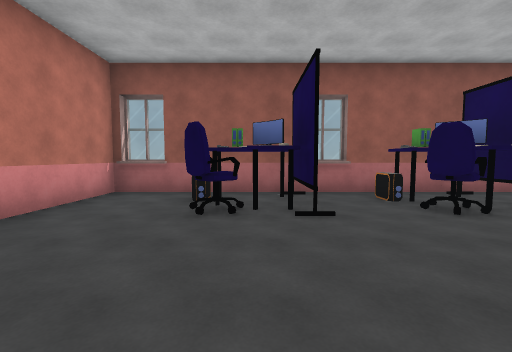
[1] (above)

17 first-person views from a walk through a Unity game level. The camera is 1.5 m above the floor, tilts 4° down and sees 90° across. The floor is counted in squares, 2 m on a side. Each view is taken from the middle of a square. On the plan, view 1 faces up. The plan holds only what a view shows up to about 9 squares ahead; the rest is blank. The place goes on beyond the plan. The player character is not drawn. Some animated figures are not drawn. Door leaves are left out, so doorways stand open.

[2]
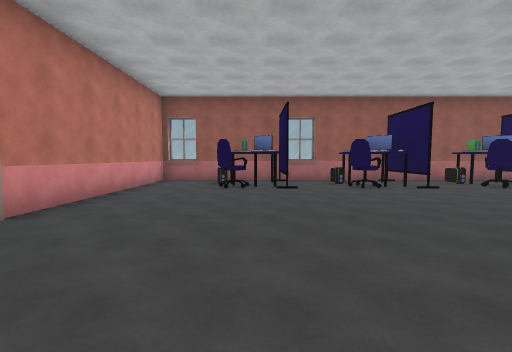

[3]
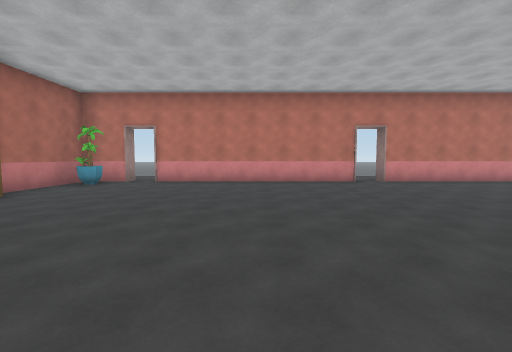

[4]
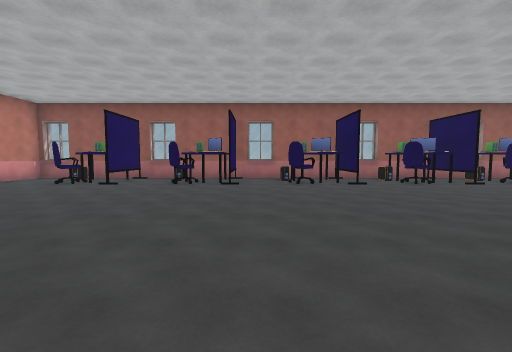

[5]
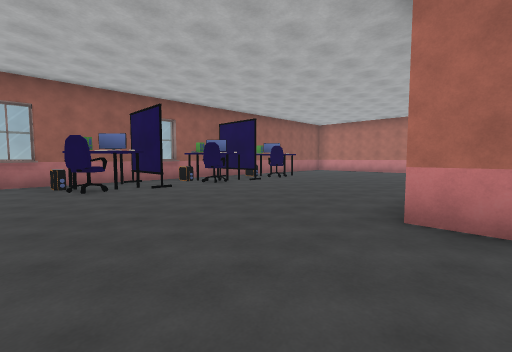

[6]
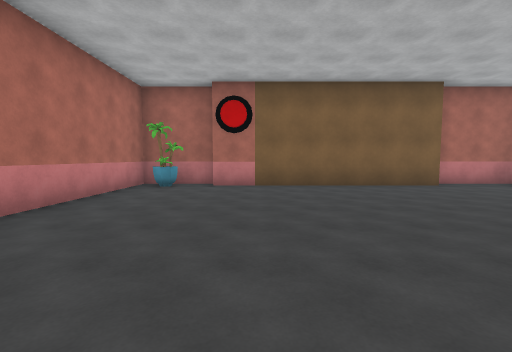

[7]
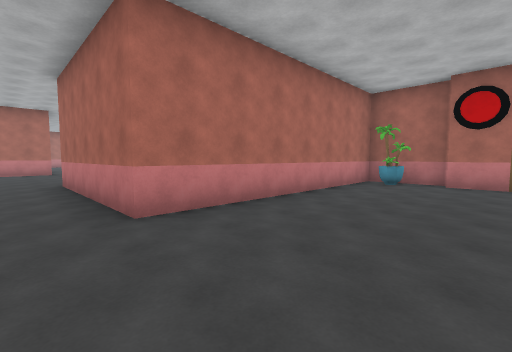

[8]
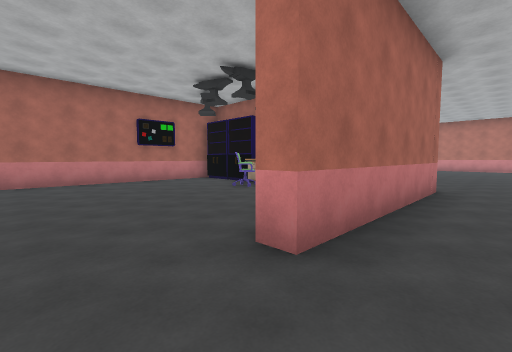

[9]
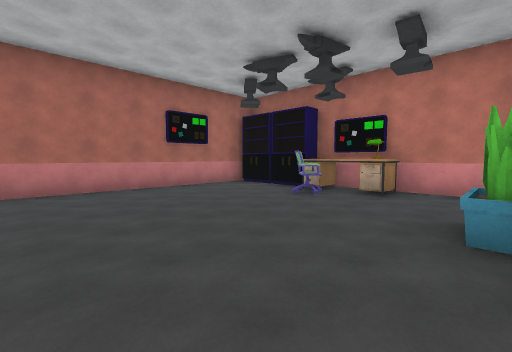

[10]
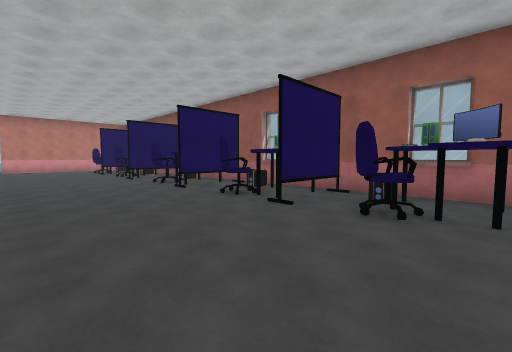

[11]
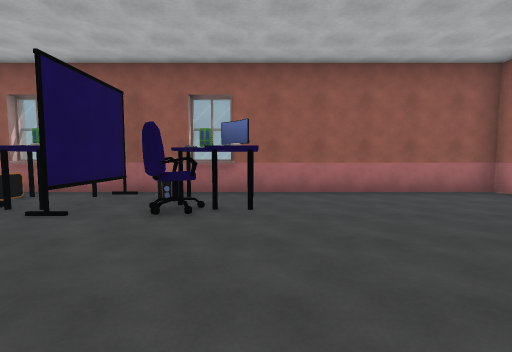

[12]
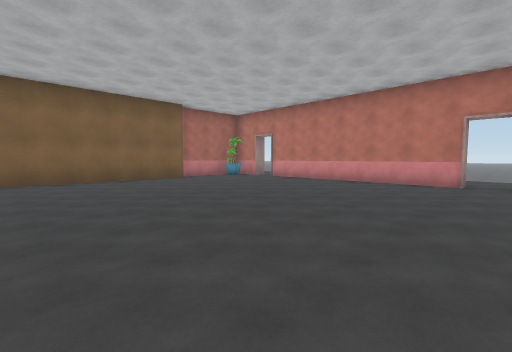

[13]
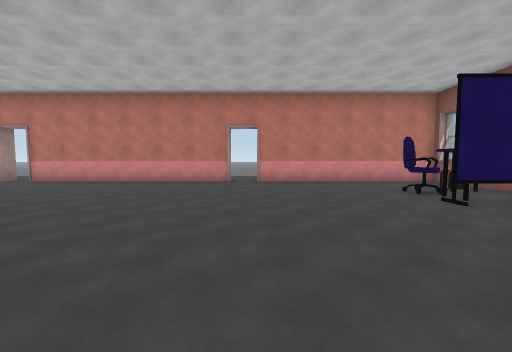

[14]
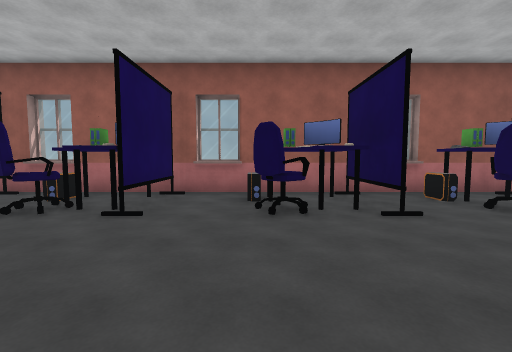

[15]
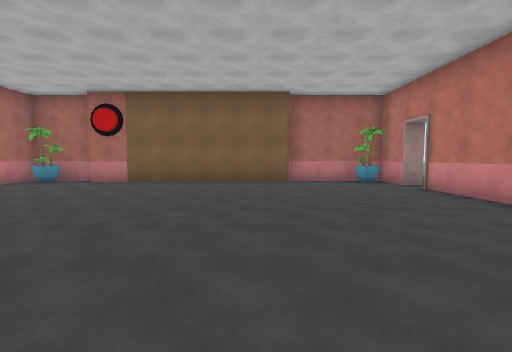

[16]
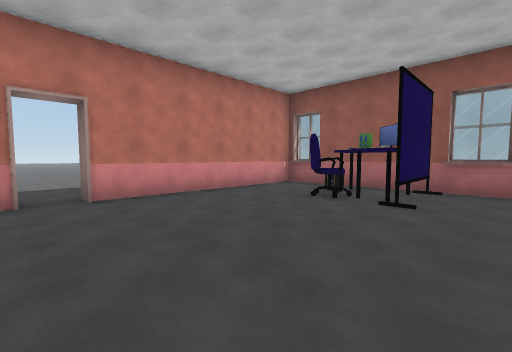

[17]
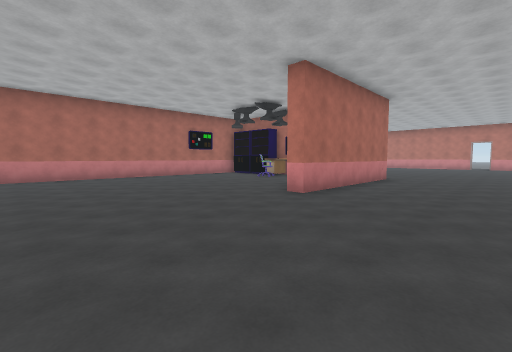

### Floor plan
Points are (right, up) in squares from view 1. A wall is a line through its corners. A room is listed if a view was taken in it or the views show most of it. See-through windows are left out.
Room 1 (views 1, 2, 3, 4, 5, 6, 7, 8, 9, 10, 11, 12, 13, 14, 15, 16, 17)
walls: (8.7, -3.3) (8.7, -4.3); (8.3, -5.8) (8.3, -2.1) (13.4, -2.1) (13.4, -2.6); (8.3, -9.5) (8.3, -7.4); (6.1, -9.4) (18, -9.4); (9.6, 5.8) (8.5, 5.8); (5.8, 5.8) (4.6, 5.8); (13.5, 5.8) (12.5, 5.8); (2, 5.8) (1, 5.8); (-0.1, -9) (6.2, -9); (-3.6, -0.8) (-3.1, -0.8) (-3.1, -7.3); (-3.1, -8.1) (-3.1, -9.4) (0, -9.4); (-2, 5.8) (-3.1, 5.8) (-3.1, 0); (18.5, 5.6) (-3.1, 5.6)
ways out: open door at (-3, -7.5); open door at (-1, -10.5); gap at (-3.3, -0.7)
objects: plant (-2, -9); computer (-1, 4) to (-1, 5); table (0, 4); other object (1, 4) to (1, 5); computer (2, 5); table (3, 3); other object (3, 4); other object (4, 4) to (4, 5); computer (6, 4) to (6, 5); plant (7, -9); table (7, 4); other object (8, 4) to (8, 5); cabinet (9, -9); cabinet (9, -7); desk (9, -6) to (10, -6); other object (9, -5); computer (9, 4) to (9, 5); chair (10, -7); table (10, 4); other object (11, 4) to (11, 5); computer (12, 5); table (13, 3); other object (13, 4)

Positions as (right, up) in squares from view 1, and headings:
1: (0, 0), facing up
2: (0, -3), facing up
3: (5, -4), facing left
4: (5, -4), facing up
5: (5, -3), facing up-right
6: (5, -2), facing down
7: (5, -1), facing down-right
8: (15, -1), facing down-left
9: (15, -3), facing down-left
10: (14, 0), facing up-left
11: (14, 0), facing up
12: (5, 0), facing down-left
13: (5, 0), facing left
14: (6, 0), facing up
15: (1, -1), facing down
16: (2, -1), facing up-left
17: (18, 1), facing down-left
